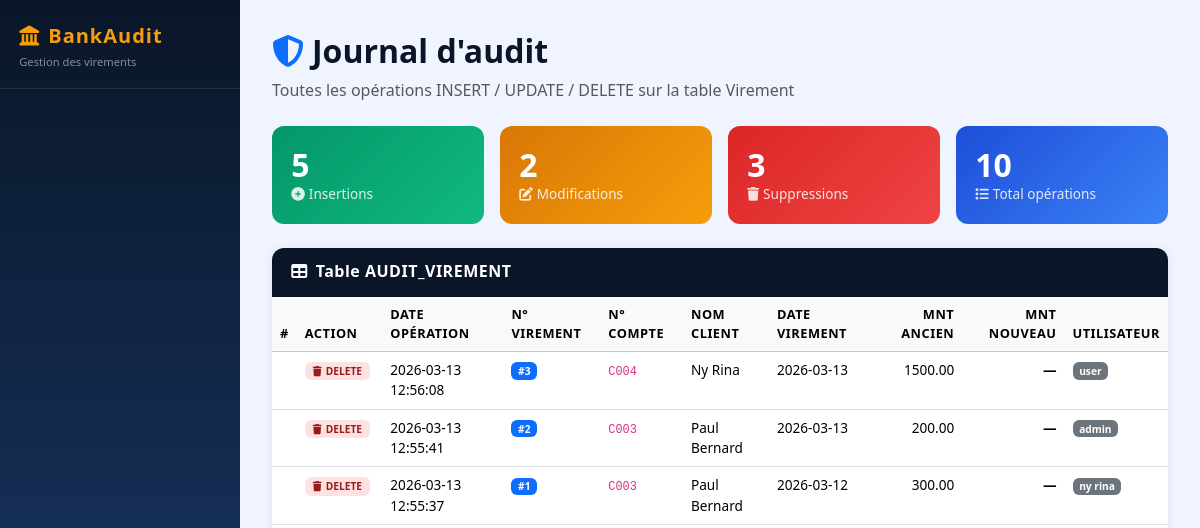
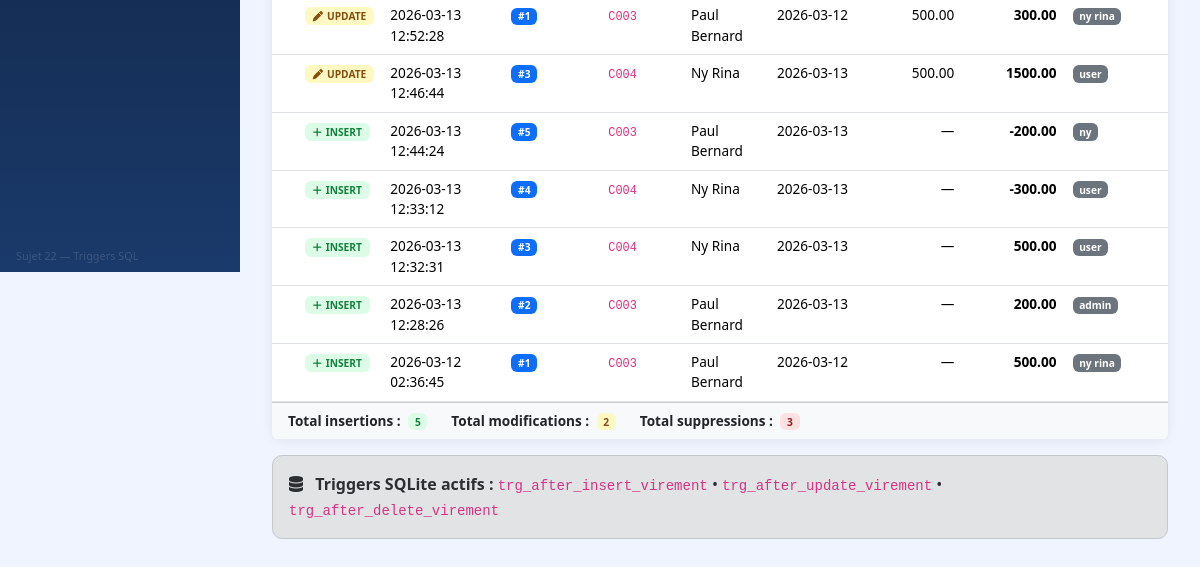
The page /audit on the database as committed earlier (2 pictures, top to bottom).
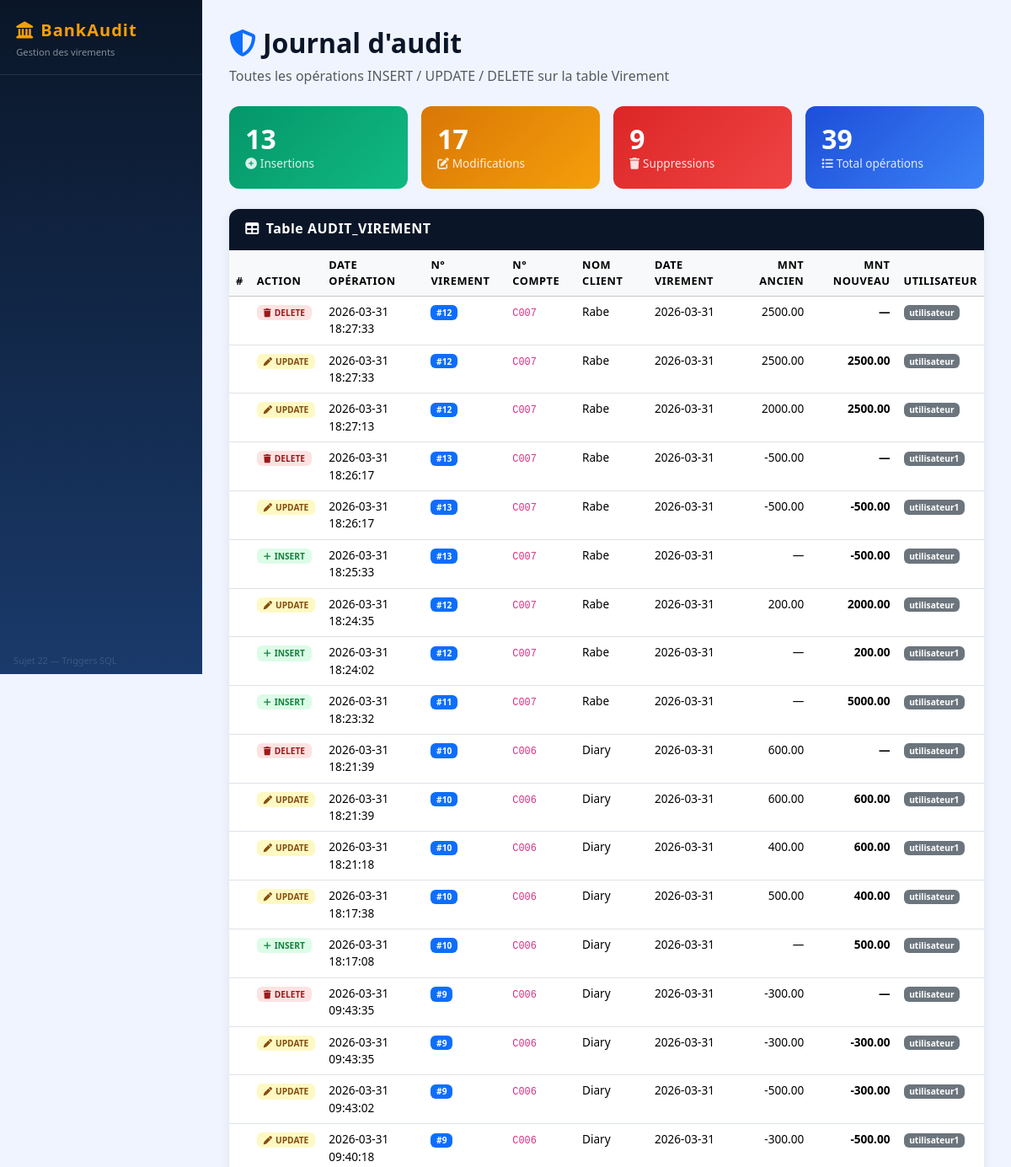
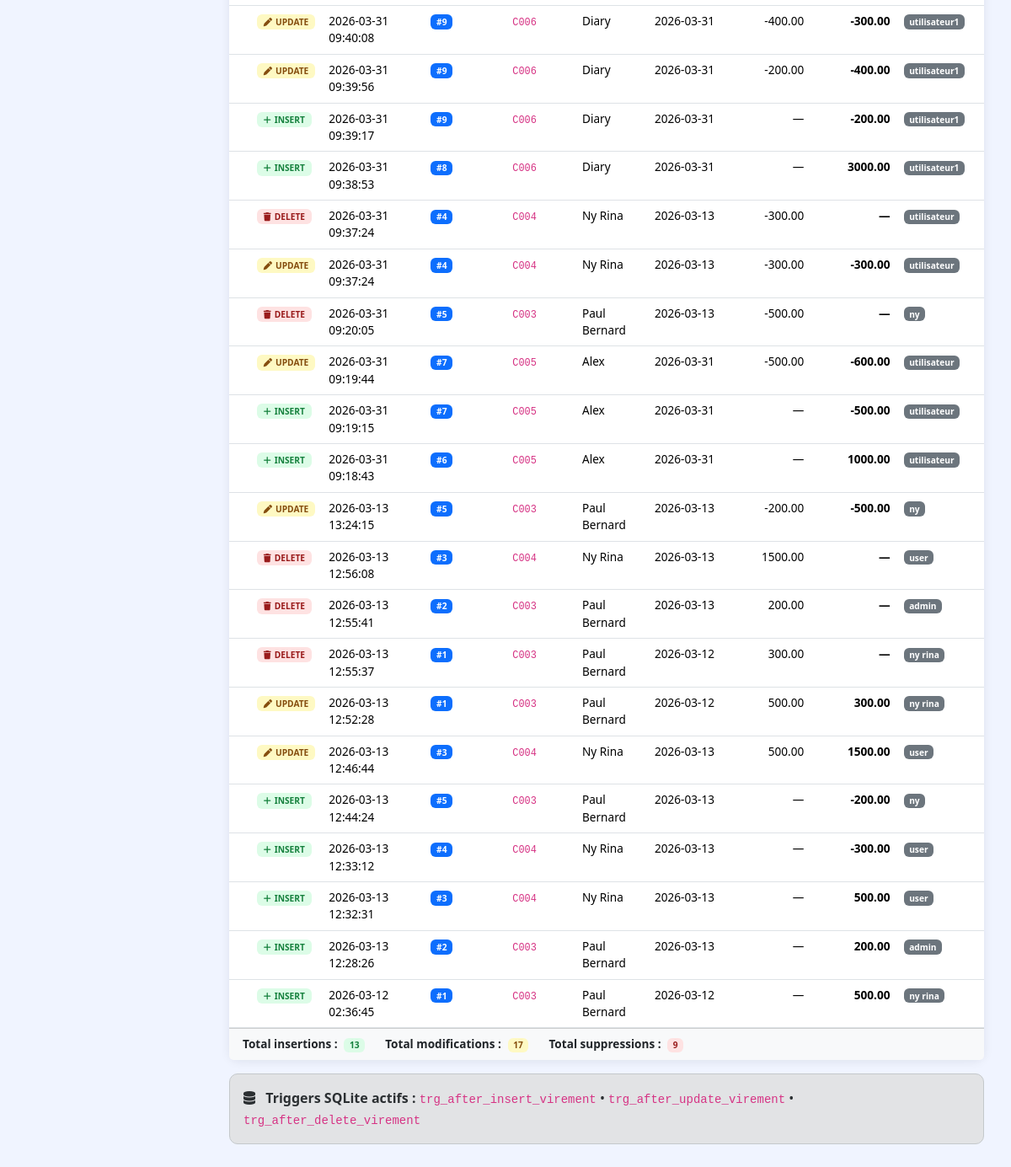
The same page on the database as committed later (2 pictures, top to bottom).
### tables this page shows
CREATE TABLE audit_virement (
            id INTEGER PRIMARY KEY AUTOINCREMENT,
            type_action TEXT NOT NULL,
            date_operation TEXT NOT NULL,
            n_virement INTEGER,
            n_compte TEXT,
            nomclient TEXT,
            date_virement TEXT,
            montant_ancien REAL,
            montant_nouv REAL,
            utilisateur TEXT NOT NULL
        );

CREATE TABLE user (
            id_user INTEGER PRIMARY KEY AUTOINCREMENT,
            username TEXT NOT NULL UNIQUE,
            password TEXT NOT NULL,
            created_at TEXT DEFAULT (datetime('now'))
        , role TEXT);

### routes/audit.py (the view)
@bp_audit.route('/audit')
def audit():
    conn = get_db()
    rows = conn.execute('SELECT type_action, date_operation, n_virement, n_compte, nomclient, date_virement, montant_ancien, montant_nouv, user.username as utilisateur FROM audit_virement JOIN user ON audit_virement.utilisateur = user.id_user ORDER BY id DESC').fetchall()
    stats = conn.execute('''
        SELECT
            SUM(CASE WHEN type_action='ajout' THEN 1 ELSE 0 END) as nb_insert,
            SUM(CASE WHEN type_action='modification' THEN 1 ELSE 0 END) as nb_update,
            SUM(CASE WHEN type_action='suppression' THEN 1 ELSE 0 END) as nb_delete
        FROM audit_virement
    ''').fetchone()
    conn.close()
    return render_template('audit.html', audits=rows, stats=stats)

### db.py (called while the page is built)
def get_db():
    conn = sqlite3.connect(DB_PATH)
    conn.row_factory = sqlite3.Row
    return conn

### templates/audit.html (shortened to what this page needs)
{% extends 'base.html' %}
{% block content %}
<div class="page-header">
  <h2><i class="fa fa-shield-halved me-2 text-primary"></i>Journal d'audit</h2>
  <p class="text-muted">Toutes les opérations INSERT / UPDATE / DELETE sur la table Virement</p>
</div>
<div class="row g-3 mb-4">
  <div class="col-md-3">
    <div class="stat-card green">
      <h3>{{ stats.nb_insert or 0 }}</h3>
      <p><i class="fa fa-plus-circle me-1"></i>Insertions</p>
    </div>
  </div>
  <div class="col-md-3">
    <div class="stat-card amber">
      <h3>{{ stats.nb_update or 0 }}</h3>
      <p><i class="fa fa-pen-to-square me-1"></i>Modifications</p>
    </div>
  </div>
  <div class="col-md-3">
    <div class="stat-card red">
      <h3>{{ stats.nb_delete or 0 }}</h3>
      <p><i class="fa fa-trash me-1"></i>Suppressions</p>
    </div>
  </div>
  <div class="col-md-3">
    <div class="stat-card blue">
      <h3>{{ audits | length }}</h3>
      <p><i class="fa fa-list me-1"></i>Total opérations</p>
    </div>
  </div>
</div>
<div class="card">
  <div class="card-header"><h6><i class="fa fa-table me-2"></i>Table AUDIT_VIREMENT</h6></div>
  <div class="card-body p-0" style="overflow-x:auto">
    <table class="table table-hover mb-0" style="font-size:.85rem">
      <thead class="table-light">
        <tr>
          <th>#</th>
          <th>Action</th>
          <th>Date opération</th>
          <th>N° Virement</th>
          <th>N° Compte</th>
          <th>Nom client</th>
          <th>Date virement</th>
          <th class="text-end">Mnt ancien</th>
          <th class="text-end">Mnt nouveau</th>
          <th>Utilisateur</th>
        </tr>
      </thead>
      <tbody>
        {% for a in audits %}
        <tr>
          <td>{{ a.id }}</td>
          <td>
            {% if a.type_action == 'ajout' %}
              <span class="badge badge-insert px-2 py-1">
                <i class="fa fa-plus me-1"></i>INSERT
              </span>
            {% elif a.type_action == 'modification' %}
              <span class="badge badge-update px-2 py-1">
                <i class="fa fa-pen me-1"></i>UPDATE
              </span>
            {% else %}
              <span class="badge badge-delete px-2 py-1">
                <i class="fa fa-trash me-1"></i>DELETE
              </span>
            {% endif %}
          </td>
          <td>{{ a.date_operation }}</td>
          <td><span class="badge bg-primary">#{{ a.n_virement }}</span></td>
          <td><code>{{ a.n_compte }}</code></td>
          <td>{{ a.nomclient }}</td>
          <td>{{ a.date_virement }}</td>
          <td class="text-end">{{ "%.2f"|format(a.montant_ancien) if a.montant_ancien is not none else '—' }}</td>
          <td class="text-end fw-bold">{{ "%.2f"|format(a.montant_nouv) if a.montant_nouv is not none else '—' }}</td>
          <td><span class="badge bg-secondary">{{ a.utilisateur }}</span></td>
        </tr>
        {% endfor %}
      </tbody>
    </table>
  </div>
  <div class="card-footer bg-light d-flex gap-4 flex-wrap" style="font-size:.85rem">
    <div><strong>Total insertions :</strong>
      <span class="badge badge-insert ms-1">{{ stats.nb_insert or 0 }}</span>
    </div>
    <div><strong>Total modifications :</strong>
      <span class="badge badge-update ms-1">{{ stats.nb_update or 0 }}</span>
    </div>
    <div><strong>Total suppressions :</strong>
      <span class="badge badge-delete ms-1">{{ stats.nb_delete or 0 }}</span>
    </div>
  </div>
</div>
<div class="alert alert-secondary mt-3">
  <i class="fa fa-database me-2"></i>
  <strong>Triggers SQLite actifs :</strong>
  <code>trg_after_insert_virement</code> •
  <code>trg_after_update_virement</code> •
  <code>trg_after_delete_virement</code>
</div>
{% endblock %}

Rows that differ between the two databases and show on the page:
added audit_virement: type_action "suppression" (drawn), date_operation "2026-03-31 18:27:33", n_virement "12", n_compte "C007", nomclient "Rabe", date_virement "2026-03-31", montant_ancien "2500.00", montant_nouv "—", utilisateur "utilisateur"
added audit_virement: type_action "modification" (drawn), date_operation "2026-03-31 18:27:33", n_virement "12", n_compte "C007", nomclient "Rabe", date_virement "2026-03-31", montant_ancien "2500.00", montant_nouv "2500.00", utilisateur "utilisateur"
added audit_virement: type_action "modification" (drawn), date_operation "2026-03-31 18:27:13", n_virement "12", n_compte "C007", nomclient "Rabe", date_virement "2026-03-31", montant_ancien "2000.00", montant_nouv "2500.00", utilisateur "utilisateur"
added audit_virement: type_action "suppression" (drawn), date_operation "2026-03-31 18:26:17", n_virement "13", n_compte "C007", nomclient "Rabe", date_virement "2026-03-31", montant_ancien "-500.00", montant_nouv "—", utilisateur "utilisateur1"
added audit_virement: type_action "modification" (drawn), date_operation "2026-03-31 18:26:17", n_virement "13", n_compte "C007", nomclient "Rabe", date_virement "2026-03-31", montant_ancien "-500.00", montant_nouv "-500.00", utilisateur "utilisateur1"
added audit_virement: type_action "ajout" (drawn), date_operation "2026-03-31 18:25:33", n_virement "13", n_compte "C007", nomclient "Rabe", date_virement "2026-03-31", montant_ancien "—", montant_nouv "-500.00", utilisateur "utilisateur"
added audit_virement: type_action "modification" (drawn), date_operation "2026-03-31 18:24:35", n_virement "12", n_compte "C007", nomclient "Rabe", date_virement "2026-03-31", montant_ancien "200.00", montant_nouv "2000.00", utilisateur "utilisateur"
added audit_virement: type_action "ajout" (drawn), date_operation "2026-03-31 18:24:02", n_virement "12", n_compte "C007", nomclient "Rabe", date_virement "2026-03-31", montant_ancien "—", montant_nouv "200.00", utilisateur "utilisateur1"
added audit_virement: type_action "ajout" (drawn), date_operation "2026-03-31 18:23:32", n_virement "11", n_compte "C007", nomclient "Rabe", date_virement "2026-03-31", montant_ancien "—", montant_nouv "5000.00", utilisateur "utilisateur1"
added audit_virement: type_action "suppression" (drawn), date_operation "2026-03-31 18:21:39", n_virement "10", n_compte "C006", nomclient "Diary", date_virement "2026-03-31", montant_ancien "600.00", montant_nouv "—", utilisateur "utilisateur1"
added audit_virement: type_action "modification" (drawn), date_operation "2026-03-31 18:21:39", n_virement "10", n_compte "C006", nomclient "Diary", date_virement "2026-03-31", montant_ancien "600.00", montant_nouv "600.00", utilisateur "utilisateur1"
added audit_virement: type_action "modification" (drawn), date_operation "2026-03-31 18:21:18", n_virement "10", n_compte "C006", nomclient "Diary", date_virement "2026-03-31", montant_ancien "400.00", montant_nouv "600.00", utilisateur "utilisateur1"
added audit_virement: type_action "modification" (drawn), date_operation "2026-03-31 18:17:38", n_virement "10", n_compte "C006", nomclient "Diary", date_virement "2026-03-31", montant_ancien "500.00", montant_nouv "400.00", utilisateur "utilisateur"
added audit_virement: type_action "ajout" (drawn), date_operation "2026-03-31 18:17:08", n_virement "10", n_compte "C006", nomclient "Diary", date_virement "2026-03-31", montant_ancien "—", montant_nouv "500.00", utilisateur "utilisateur"
added audit_virement: type_action "suppression" (drawn), date_operation "2026-03-31 09:43:35", n_virement "9", n_compte "C006", nomclient "Diary", date_virement "2026-03-31", montant_ancien "-300.00", montant_nouv "—", utilisateur "utilisateur"
added audit_virement: type_action "modification" (drawn), date_operation "2026-03-31 09:43:35", n_virement "9", n_compte "C006", nomclient "Diary", date_virement "2026-03-31", montant_ancien "-300.00", montant_nouv "-300.00", utilisateur "utilisateur"
added audit_virement: type_action "modification" (drawn), date_operation "2026-03-31 09:43:02", n_virement "9", n_compte "C006", nomclient "Diary", date_virement "2026-03-31", montant_ancien "-500.00", montant_nouv "-300.00", utilisateur "utilisateur1"
added audit_virement: type_action "modification" (drawn), date_operation "2026-03-31 09:40:18", n_virement "9", n_compte "C006", nomclient "Diary", date_virement "2026-03-31", montant_ancien "-300.00", montant_nouv "-500.00", utilisateur "utilisateur1"
added audit_virement: type_action "modification" (drawn), date_operation "2026-03-31 09:40:08", n_virement "9", n_compte "C006", nomclient "Diary", date_virement "2026-03-31", montant_ancien "-400.00", montant_nouv "-300.00", utilisateur "utilisateur1"
added audit_virement: type_action "modification" (drawn), date_operation "2026-03-31 09:39:56", n_virement "9", n_compte "C006", nomclient "Diary", date_virement "2026-03-31", montant_ancien "-200.00", montant_nouv "-400.00", utilisateur "utilisateur1"
added audit_virement: type_action "ajout" (drawn), date_operation "2026-03-31 09:39:17", n_virement "9", n_compte "C006", nomclient "Diary", date_virement "2026-03-31", montant_ancien "—", montant_nouv "-200.00", utilisateur "utilisateur1"
added audit_virement: type_action "ajout" (drawn), date_operation "2026-03-31 09:38:53", n_virement "8", n_compte "C006", nomclient "Diary", date_virement "2026-03-31", montant_ancien "—", montant_nouv "3000.00", utilisateur "utilisateur1"
added audit_virement: type_action "suppression" (drawn), date_operation "2026-03-31 09:37:24", n_virement "4", n_compte "C004", nomclient "Ny Rina", date_virement "2026-03-13", montant_ancien "-300.00", montant_nouv "—", utilisateur "utilisateur"
added audit_virement: type_action "modification" (drawn), date_operation "2026-03-31 09:37:24", n_virement "4", n_compte "C004", nomclient "Ny Rina", date_virement "2026-03-13", montant_ancien "-300.00", montant_nouv "-300.00", utilisateur "utilisateur"
added audit_virement: type_action "suppression" (drawn), date_operation "2026-03-31 09:20:05", n_virement "5", n_compte "C003", nomclient "Paul Bernard", date_virement "2026-03-13", montant_ancien "-500.00", montant_nouv "—", utilisateur "ny"
added audit_virement: type_action "modification" (drawn), date_operation "2026-03-31 09:19:44", n_virement "7", n_compte "C005", nomclient "Alex", date_virement "2026-03-31", montant_ancien "-500.00", montant_nouv "-600.00", utilisateur "utilisateur"
added audit_virement: type_action "ajout" (drawn), date_operation "2026-03-31 09:19:15", n_virement "7", n_compte "C005", nomclient "Alex", date_virement "2026-03-31", montant_ancien "—", montant_nouv "-500.00", utilisateur "utilisateur"
added audit_virement: type_action "ajout" (drawn), date_operation "2026-03-31 09:18:43", n_virement "6", n_compte "C005", nomclient "Alex", date_virement "2026-03-31", montant_ancien "—", montant_nouv "1000.00", utilisateur "utilisateur"
added audit_virement: type_action "modification" (drawn), date_operation "2026-03-13 13:24:15", n_virement "5", n_compte "C003", nomclient "Paul Bernard", date_virement "2026-03-13", montant_ancien "-200.00", montant_nouv "-500.00", utilisateur "ny"
Other text that changed with them:
{{ stats.nb_insert or 0 }}: "5" → "13"
{{ stats.nb_update or 0 }}: "2" → "17"
{{ stats.nb_delete or 0 }}: "3" → "9"
{{ audits | length }}: "10" → "39"
